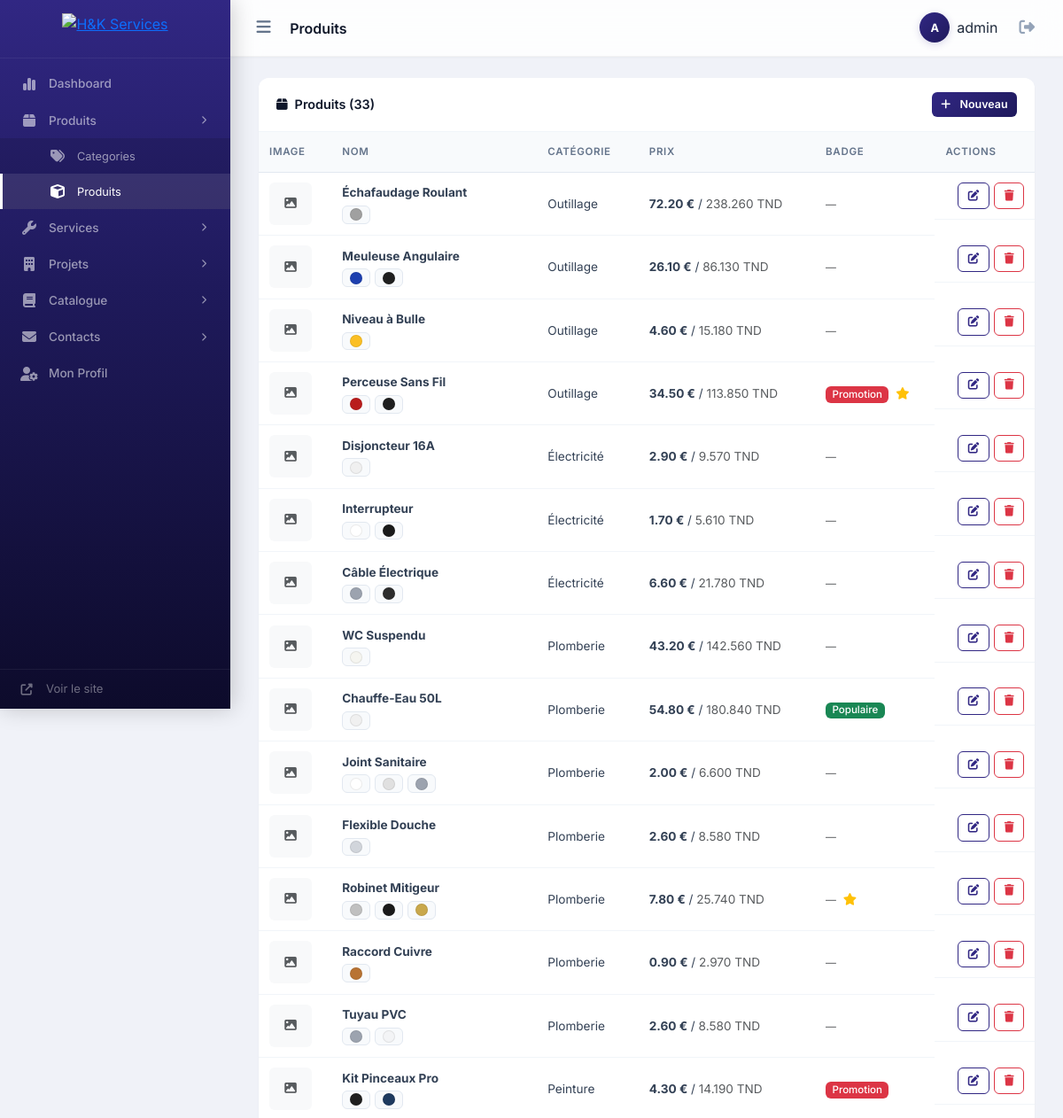
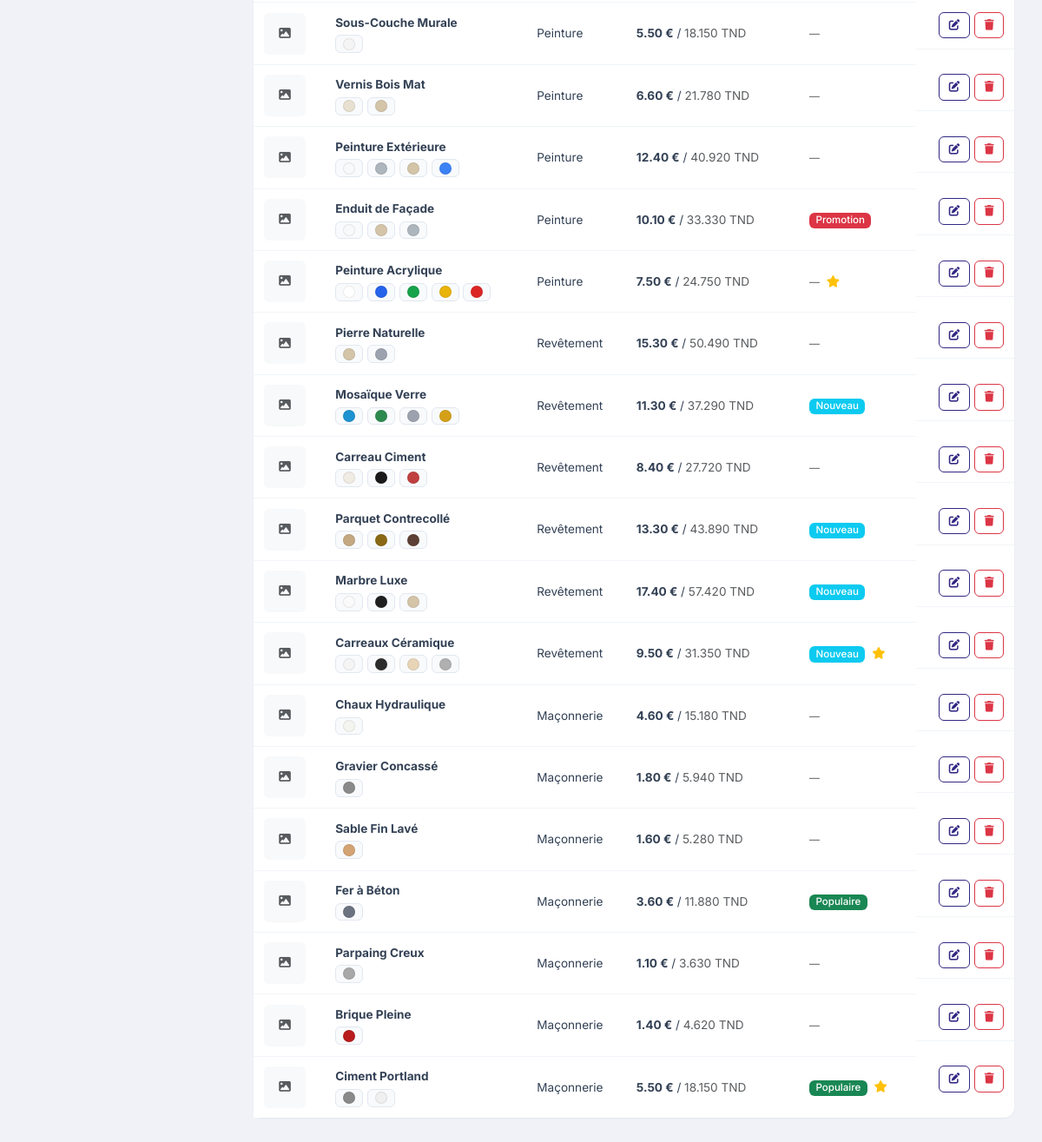
The app's page /admin/products/index.php (signed in) with its own data (2 pictures, top to bottom).
### tables this page shows
CREATE TABLE `products` (
  `id` int(11) NOT NULL AUTO_INCREMENT,
  `category_id` int(11) NOT NULL,
  `name` varchar(255) NOT NULL,
  `slug` varchar(255) NOT NULL,
  `description` text DEFAULT NULL,
  `price_eur` decimal(10,2) NOT NULL DEFAULT 0.00,
  `price_tnd` decimal(10,3) NOT NULL DEFAULT 0.000,
  `image` varchar(255) DEFAULT NULL,
  `badge_type` enum('none','nouveau','promotion','populaire') DEFAULT 'none',
  `colors` longtext DEFAULT NULL CHECK (json_valid(`colors`)),
  `featured` tinyint(1) DEFAULT 0,
  `active` tinyint(1) DEFAULT 1,
  `order_index` int(11) DEFAULT 0,
  `created_at` datetime DEFAULT current_timestamp(),
  `updated_at` datetime DEFAULT current_timestamp() ON UPDATE current_timestamp(),
  PRIMARY KEY (`id`),
  UNIQUE KEY `slug` (`slug`),
  KEY `category_id` (`category_id`),
  CONSTRAINT `products_ibfk_1` FOREIGN KEY (`category_id`) REFERENCES `categories` (`id`) ON DELETE CASCADE
);

CREATE TABLE `categories` (
  `id` int(11) NOT NULL AUTO_INCREMENT,
  `name` varchar(100) NOT NULL,
  `slug` varchar(100) NOT NULL,
  `icon` varchar(10) DEFAULT '?',
  `description` text DEFAULT NULL,
  `order_index` int(11) DEFAULT 0,
  `created_at` datetime DEFAULT current_timestamp(),
  `updated_at` datetime DEFAULT current_timestamp() ON UPDATE current_timestamp(),
  PRIMARY KEY (`id`),
  UNIQUE KEY `slug` (`slug`)
);

### includes/helpers.php (called while the page is built, shortened)
<?php
function sanitize($input): string {
    return htmlspecialchars(trim((string)$input), ENT_QUOTES, 'UTF-8');
}

### admin/products/index.php (the view, shortened to what this page needs)
<?php
require_once __DIR__ . '/../partials/header.php';
$db = getDB();
$products = $db->query("SELECT p.*, c.name as cat FROM products p LEFT JOIN categories c ON c.id=p.category_id ORDER BY p.id DESC")->fetchAll();
?>
<div class="card">
    <div class="card-header d-flex justify-content-between align-items-center">
        <span><i class="fas fa-box me-2"></i>Produits (<?= count($products) ?>)</span>
        <button class="btn btn-brand btn-sm" data-bs-toggle="modal" data-bs-target="#createModal"><i class="fas fa-plus me-1"></i>Nouveau</button>
    </div>
    <div class="card-body p-0">
        <div class="table-responsive">
            <table class="table table-hover mb-0 align-middle">
                <thead><tr><th>Image</th><th>Nom</th><th>Catégorie</th><th>Prix</th><th>Badge</th><th>Actions</th></tr></thead>
                <tbody>
                    <?php foreach ($products as $p):
                    $colors = json_decode($p['colors'] ?? '[]', true);
                    ?>
                    <tr>
                        <td>
                            <?php if ($p['image'] && file_exists(__DIR__ . '/../../' . $p['image'])): ?>
                            <img src="<?= BASE_PATH ?>/<?= $p['image'] ?>" class="img-thumb-sm">
                            <?php else: ?>
                            <div class="img-thumb-sm d-flex align-items-center justify-content-center bg-light rounded text-muted"><i class="fas fa-image"></i></div>
                            <?php endif; ?>
                        </td>
                        <td>
                            <strong><?= sanitize($p['name']) ?></strong>
                            <?php if (!empty($colors)): ?>
                            <div class="swatch-list mt-1"><?php foreach ($colors as $c): ?><span class="color-swatch"><span class="dot" style="background:<?= $c['hex'] ?>"></span></span><?php endforeach; ?></div>
                            <?php endif; ?>
                        </td>
                        <td><?= sanitize($p['cat']) ?></td>
                        <td><strong><?= number_format($p['price_eur'], 2) ?> €</strong> / <span class="text-muted"><?= number_format($p['price_tnd'], 3) ?> TND</span></td>
                        <td>
                            <?php if ($p['badge_type'] && $p['badge_type'] !== 'none'): ?>
                            <span class="badge bg-<?= $p['badge_type'] === 'nouveau' ? 'info' : ($p['badge_type'] === 'promotion' ? 'danger' : 'success') ?>"><?= ucfirst($p['badge_type']) ?></span>
                            <?php else: ?><span class="text-muted small">—</span><?php endif; ?>
                            <?php if ($p['featured']): ?><i class="fas fa-star text-warning ms-1" title="Mis en avant"></i><?php endif; ?>
                        </td>
                        <td class="table-actions">
                            <button class="btn btn-sm btn-outline-brand" data-bs-toggle="modal" data-bs-target="#editModal<?= $p['id'] ?>"><i class="fas fa-edit"></i></button>
                            <a href="delete.php?id=<?= $p['id'] ?>" class="btn btn-sm btn-outline-danger btn-confirm-delete"><i class="fas fa-trash"></i></a>
                        </td>
                    </tr>
                    <?php endforeach; ?>
                </tbody>
            </table>
        </div>
    </div>
</div>
<?php require_once __DIR__ . '/../partials/footer.php'; ?>

### admin/assets/admin.css (style rules this page uses)
:root { --brand: #312783; --brand-dark: #1f1a5c; --brand-deeper: #0d0b2b; --brand-light: #e8e6f7; --brand-glow: rgba(49, 39, 131, .18); --sidebar-w: 260px; --sidebar-collapsed-w: 68px; --topbar-h: 64px; --radius: 12px; --radius-sm: 8px; --radius-xs: 6px; --shadow-sm: 0 1px 2px rgba(0,0,0,.05); --shadow-md: 0 4px 12px rgba(0,0,0,.07); --shadow-lg: 0 12px 40px rgba(0,0,0,.1); --transition: .25s cubic-bezier(.4,0,.2,1); }
*, *::before, *::after { box-sizing: border-box; }
body { font-family: 'Inter', -apple-system, BlinkMacSystemFont, sans-serif; background: #f0f2f8; overflow-x: hidden; color: #1e293b; -webkit-font-smoothing: antialiased; }
.card { border: none; border-radius: var(--radius); box-shadow: var(--shadow-sm); margin-bottom: 1.5rem; transition: box-shadow var(--transition), transform .2s; }
.card-header { background: #fff; border-bottom: 1px solid #f1f5f9; padding: 1rem 1.25rem; font-weight: 600; font-size: .9rem; color: #0f172a; border-radius: var(--radius) var(--radius) 0 0 !important; }
.card-body { padding: 1.25rem; }
.table { margin-bottom: 0; }
.table th { font-weight: 600; font-size: .72rem; text-transform: uppercase; letter-spacing: .06em; color: #64748b; border-bottom: 1px solid #e2e8f0; padding: .85rem .75rem; background: #f8fafc; white-space: nowrap; }
.table td { vertical-align: middle; font-size: .85rem; padding: .7rem .75rem; color: #334155; border-bottom: 1px solid #f1f5f9; }
.table tbody tr { transition: background .15s; }
.table tbody tr:last-child td { border-bottom: none; }
.table-actions { white-space: nowrap; gap: .35rem; display: flex; justify-content: flex-end; }
.btn-brand { background: linear-gradient(135deg, var(--brand), var(--brand-dark)); color: #fff; border: none; border-radius: var(--radius-sm); padding: .55rem 1.25rem; font-weight: 600; font-size: .85rem; font-family: 'Inter', sans-serif; transition: all .2s; cursor: pointer; display: inline-flex; align-items: center; gap: .4rem; }
.btn-outline-brand { color: var(--brand); border: 1.5px solid var(--brand); border-radius: var(--radius-sm); font-weight: 600; font-size: .8rem; padding: .4rem .85rem; transition: all .2s; text-decoration: none; display: inline-flex; align-items: center; gap: .35rem; background: transparent; cursor: pointer; font-family: 'Inter', sans-serif; }
.btn-sm { border-radius: var(--radius-xs); padding: .3rem .65rem; font-size: .78rem; }
.badge { font-weight: 500; font-size: .72rem; padding: .3em .65em; border-radius: 6px; }
.color-swatch { display: inline-flex; align-items: center; gap: .3rem; padding: .15rem .5rem; border-radius: 6px; font-size: .78rem; background: #f8fafc; border: 1px solid #e2e8f0; }
.color-swatch .dot { width: 14px; height: 14px; border-radius: 50%; border: 1px solid rgba(0,0,0,.08); display: inline-block; flex-shrink: 0; }
.swatch-list { display: flex; flex-wrap: wrap; gap: .3rem; }
.img-thumb-sm { width: 48px; height: 48px; object-fit: cover; border-radius: var(--radius-sm); }

### records on screen
products: name "Échafaudage Roulant", category.name "Outillage", price_eur "72.20", price_tnd "238.260"
products: name "Meuleuse Angulaire", category.name "Outillage", price_eur "26.10", price_tnd "86.130"
products: name "Niveau à Bulle", category.name "Outillage", price_eur "4.60", price_tnd "15.180"
products: name "Perceuse Sans Fil", category.name "Outillage", price_eur "34.50", price_tnd "113.850", badge_type "Promotion", featured 1 (drawn)
products: name "Disjoncteur 16A", category.name "Électricité", price_eur "2.90", price_tnd "9.570"
products: name "Interrupteur", category.name "Électricité", price_eur "1.70", price_tnd "5.610"
products: name "Câble Électrique", category.name "Électricité", price_eur "6.60", price_tnd "21.780"
products: name "WC Suspendu", category.name "Plomberie", price_eur "43.20", price_tnd "142.560"
products: name "Chauffe-Eau 50L", category.name "Plomberie", price_eur "54.80", price_tnd "180.840", badge_type "Populaire"
products: name "Joint Sanitaire", category.name "Plomberie", price_eur "2.00", price_tnd "6.600"
products: name "Flexible Douche", category.name "Plomberie", price_eur "2.60", price_tnd "8.580"
products: name "Robinet Mitigeur", category.name "Plomberie", price_eur "7.80", price_tnd "25.740", featured 1 (drawn)
products: name "Raccord Cuivre", category.name "Plomberie", price_eur "0.90", price_tnd "2.970"
products: name "Tuyau PVC", category.name "Plomberie", price_eur "2.60", price_tnd "8.580"
products: name "Kit Pinceaux Pro", category.name "Peinture", price_eur "4.30", price_tnd "14.190", badge_type "Promotion"
products: name "Sous-Couche Murale", category.name "Peinture", price_eur "5.50", price_tnd "18.150"
products: name "Vernis Bois Mat", category.name "Peinture", price_eur "6.60", price_tnd "21.780"
products: name "Peinture Extérieure", category.name "Peinture", price_eur "12.40", price_tnd "40.920"
products: name "Enduit de Façade", category.name "Peinture", price_eur "10.10", price_tnd "33.330", badge_type "Promotion"
products: name "Peinture Acrylique", category.name "Peinture", price_eur "7.50", price_tnd "24.750", featured 1 (drawn)
products: name "Pierre Naturelle", category.name "Revêtement", price_eur "15.30", price_tnd "50.490"
products: name "Mosaïque Verre", category.name "Revêtement", price_eur "11.30", price_tnd "37.290", badge_type "Nouveau"
products: name "Carreau Ciment", category.name "Revêtement", price_eur "8.40", price_tnd "27.720"
products: name "Parquet Contrecollé", category.name "Revêtement", price_eur "13.30", price_tnd "43.890", badge_type "Nouveau"
products: name "Marbre Luxe", category.name "Revêtement", price_eur "17.40", price_tnd "57.420", badge_type "Nouveau"
products: name "Carreaux Céramique", category.name "Revêtement", price_eur "9.50", price_tnd "31.350", badge_type "Nouveau", featured 1 (drawn)
products: name "Chaux Hydraulique", category.name "Maçonnerie", price_eur "4.60", price_tnd "15.180"
products: name "Gravier Concassé", category.name "Maçonnerie", price_eur "1.80", price_tnd "5.940"
products: name "Sable Fin Lavé", category.name "Maçonnerie", price_eur "1.60", price_tnd "5.280"
products: name "Fer à Béton", category.name "Maçonnerie", price_eur "3.60", price_tnd "11.880", badge_type "Populaire"
products: name "Parpaing Creux", category.name "Maçonnerie", price_eur "1.10", price_tnd "3.630"
products: name "Brique Pleine", category.name "Maçonnerie", price_eur "1.40", price_tnd "4.620"
products: name "Ciment Portland", category.name "Maçonnerie", price_eur "5.50", price_tnd "18.150", badge_type "Populaire", featured 1 (drawn)

### other values on screen
$pageTitle "Produits"
substr(adminName(), 0, 1) "A"
adminName() "admin"
count($products) "33"
